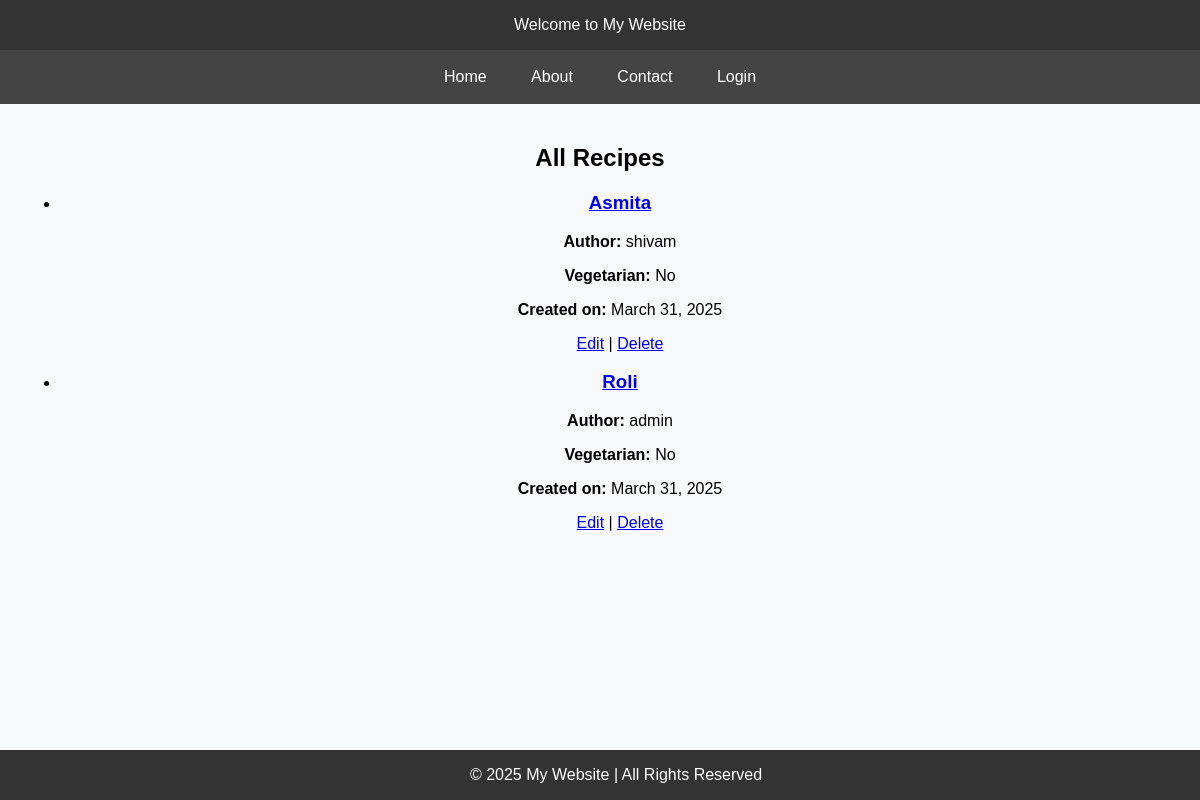
The app's page /recipes/ with its own data.
### recipes/models.py (models this page shows, shortened)
class Recipe(models.Model):
    title = models.CharField(max_length=200)
    description = models.TextField()
    instructions = models.TextField()
    created_at = models.DateTimeField(auto_now_add=True)
    updated_at = models.DateTimeField(auto_now=True)
    author = models.ForeignKey(User, on_delete=models.CASCADE)
    vegetarian = models.BooleanField(default=True)

### recipes/views.py (the view)
# urls.py: path('', views.display_recipes, name='home'),
def display_recipes(request):
    recipes = Recipe.objects.all()
    return render(request, 'display_recipes.html', {'recipes': recipes})

### recipes/templates/display_recipes.html
{% extends 'layout.html' %}
{% load static %}
{% block body %}
   <div class="container">
    <h2>All Recipes</h2>
    {% if recipes %}
        <ul>
            {% for recipe in recipes %}
                <li>
                    <h3><a href="{% url 'recipe_detail' recipe.id %}">{{ recipe.title }}</a></h3>
                    <p><strong>Author:</strong> {{ recipe.author.username }}</p>
                    <p><strong>Vegetarian:</strong> {% if recipe.vegetarian %} Yes {% else %} No {% endif %}</p>
                    <p><strong>Created on:</strong> {{ recipe.created_at|date:"F d, Y" }}</p>
                    <a href="{% url 'update_recipe' recipe.id %}">Edit</a> |
                    <a href="{% url 'delete_recipe' recipe.id %}" onclick="return confirm('Are you sure?')">Delete</a>
                </li>
            {% endfor %}
        </ul>
    {% else %}
        <p>No recipes available. <a href="{% url 'create_recipe' %}">Create one!</a></p>
    {% endif %}
</div>
{% endblock %}

### records on screen
Recipe: title "Asmita", author.username "shivam", vegetarian "No", created_at "March 31, 2025"
Recipe: title "Roli", author.username "admin", vegetarian "No", created_at "March 31, 2025"
